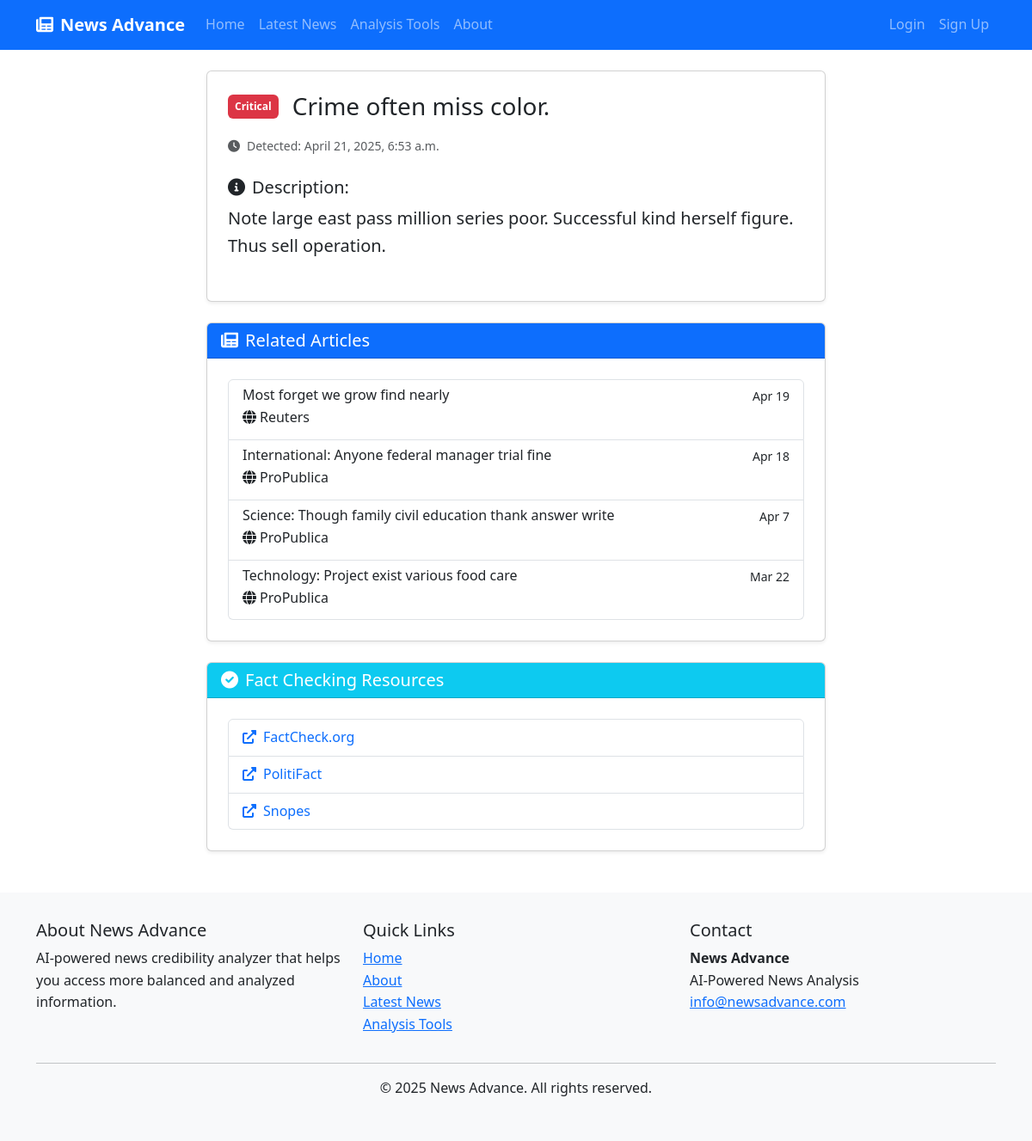
Screenshot of /analysis/misinformation/4/details/ with the database file from the repository.
### news_analysis/models.py (models this page shows, shortened)
class MisinformationAlert(models.Model):
    SEVERITY_CHOICES = [
        ('low', 'Low'),
        ('medium', 'Medium'),
        ('high', 'High'),
        ('critical', 'Critical'),
    ]
    title = models.CharField(max_length=255)
    description = models.TextField()
    related_articles = models.ManyToManyField(NewsArticle, related_name='misinformation_alerts')
    severity = models.CharField(max_length=10, choices=SEVERITY_CHOICES, default='medium')
    detected_at = models.DateTimeField(auto_now_add=True)
    is_active = models.BooleanField(default=True)
    resolution_details = models.TextField(blank=True)
    resolved_at = models.DateTimeField(null=True, blank=True)
    class Meta:
        ordering = ['-detected_at']

### news_aggregator/models.py (models this page shows, shortened)
class NewsArticle(models.Model):
    title = models.CharField(max_length=255)
    source = models.ForeignKey(NewsSource, on_delete=models.CASCADE, related_name='articles')
    url = models.URLField(unique=True)
    author = models.CharField(max_length=200, blank=True)
    published_date = models.DateTimeField(default=timezone.now)
    content = models.TextField()
    summary = models.TextField(blank=True)
    image_url = models.URLField(blank=True)
    fetched_at = models.DateTimeField(auto_now_add=True)
    last_updated = models.DateTimeField(auto_now=True)
    political_bias = models.FloatField(
        null=True,
        blank=True,
        help_text='Political bias score from -1 (left) to +1 (right)'
    )
    is_analyzed = models.BooleanField(default=False)
    is_summarized = models.BooleanField(default=False)
    class Meta:
        ordering = ['-published_date']

class NewsSource(models.Model):
    name = models.CharField(max_length=200)
    url = models.URLField(unique=True)
    description = models.TextField(blank=True)
    logo = models.ImageField(upload_to='source_logos/', blank=True, null=True)
    reliability_score = models.FloatField(default=0.0)  # 0-100 score
    political_bias = models.FloatField(
        default=0.0,
        help_text='Average political bias score from -1 (left) to +1 (right)'
    )
    created_at = models.DateTimeField(auto_now_add=True)
    updated_at = models.DateTimeField(auto_now=True)

### news_analysis/views.py (the view)
# urls.py: path('misinformation/<int:alert_id>/details/', views.alert_detail, name='alert_detail'),
def alert_detail(request, alert_id):
    alert = get_object_or_404(MisinformationAlert, pk=alert_id)
    context = {
        'alert': alert,
    }
    return render(request, 'news_analysis/alert_detail.html', context)

### news_analysis/templates/news_analysis/alert_detail.html (shortened to what this page needs)
{% extends 'base.html' %}
{% load static %}
{% block content %}
<div class="container">
    <div class="row">
        <div class="col-lg-8 mx-auto">
            <div class="card shadow-sm mb-4">
                <div class="card-body p-4">
                    <div class="d-flex align-items-center mb-3">
                        <div class="me-3">
                            {% if alert.severity == 'critical' %}
                            <span class="badge bg-danger p-2">Critical</span>
                            {% elif alert.severity == 'high' %}
                            <span class="badge bg-warning text-dark p-2">High</span>
                            {% elif alert.severity == 'medium' %}
                            <span class="badge bg-info text-dark p-2">Medium</span>
                            {% else %}
                            <span class="badge bg-success p-2">Low</span>
                            {% endif %}
                        </div>
                        <h3 class="mb-0">{{ alert.title }}</h3>
                    </div>
                    <div class="row mb-4">
                        <div class="col-md-6">
                            <small class="text-muted"><i class="fas fa-clock me-2"></i>Detected: {{ alert.detected_at|date:"F j, Y, g:i a" }}</small>
                        </div>
                    </div>
                    <div class="mb-4">
                        <h5><i class="fas fa-info-circle me-2"></i>Description:</h5>
                        <p class="lead">{{ alert.description }}</p>
                    </div>
                </div>
            </div>
            <div class="card shadow-sm mb-4">
                <div class="card-header bg-primary text-white">
                    <h5 class="mb-0"><i class="fas fa-newspaper me-2"></i>Related Articles</h5>
                </div>
                <div class="card-body p-4">
                    {% if alert.related_articles.all %}
                    <div class="list-group">
                        {% for article in alert.related_articles.all %}
                        <a href="{% url 'news_aggregator:article_detail' article.id %}" class="list-group-item list-group-item-action">
                            <div class="d-flex w-100 justify-content-between">
                                <h6 class="mb-1">{{ article.title }}</h6>
                                <small>{{ article.published_date|date:"M j" }}</small>
                            </div>
                            <p class="mb-1"><i class="fas fa-globe me-1"></i>{{ article.source.name }}</p>
                        </a>
                        {% endfor %}
                    </div>
                    {% else %}
                    <p class="text-muted"><i class="fas fa-info-circle me-2"></i>No related articles available</p>
                    {% endif %}
                </div>
            </div>
            <div class="card shadow-sm">
                <div class="card-header bg-info text-white">
                    <h5 class="mb-0"><i class="fas fa-check-circle me-2"></i>Fact Checking Resources</h5>
                </div>
                <div class="card-body p-4">
                    <ul class="list-group">
                        <li class="list-group-item">
                            <a href="https://www.factcheck.org" target="_blank" class="text-decoration-none">
                                <i class="fas fa-external-link-alt me-2"></i>FactCheck.org
                            </a>
                        </li>
                        <li class="list-group-item">
                            <a href="https://www.politifact.com" target="_blank" class="text-decoration-none">
                                <i class="fas fa-external-link-alt me-2"></i>PolitiFact
                            </a>
                        </li>
                        <li class="list-group-item">
                            <a href="https://www.snopes.com" target="_blank" class="text-decoration-none">
                                <i class="fas fa-external-link-alt me-2"></i>Snopes
                            </a>
                        </li>
                    </ul>
                </div>
            </div>
        </div>
    </div>
</div>
{% endblock %}

### templates/base.html (style rules this page uses)
body { font-family: 'Segoe UI', Tahoma, Geneva, Verdana, sans-serif; line-height: 1.6; }

### rows the page displays
MisinformationAlert: title "Crime often miss color.", detected_at "April 21, 2025, 6:53 a.m.", description "Note large east pass million series poor. Successful kind herself figure. Thus sell operation."
NewsArticle: title "Most forget we grow find nearly", published_date "Apr 19", source.name "Reuters"
NewsArticle: title "International: Anyone federal manager trial fine", published_date "Apr 18", source.name "ProPublica"
NewsArticle: title "Science: Though family civil education thank answer write", published_date "Apr 7", source.name "ProPublica"
NewsArticle: title "Technology: Project exist various food care", published_date "Mar 22", source.name "ProPublica"
